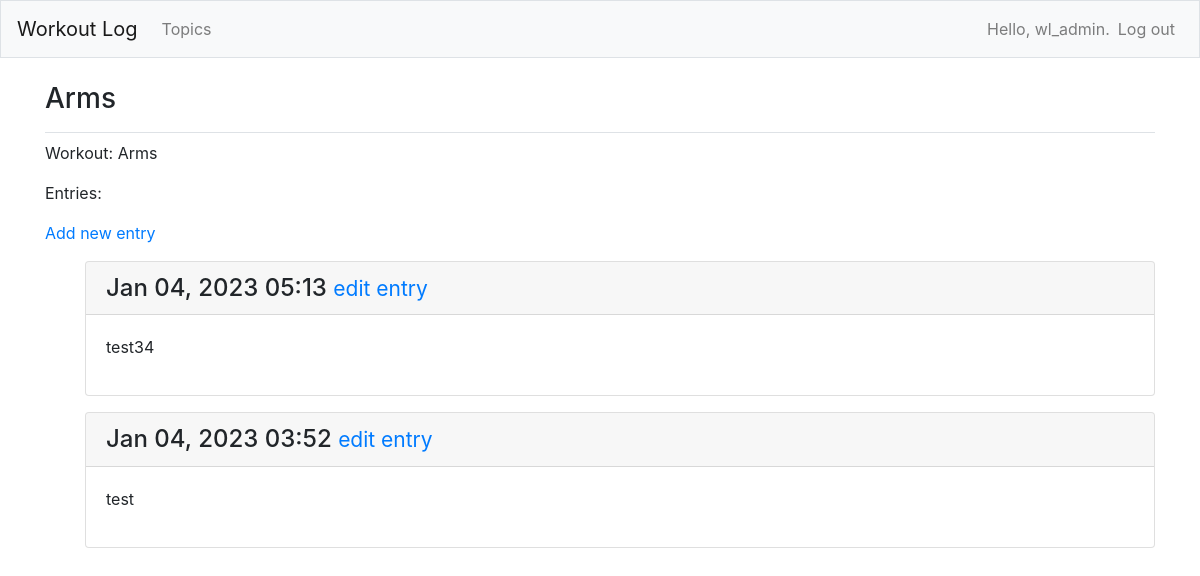
Screenshot of /workouts/3/ (signed in) with the database file from the repository.
### workout_logs/models.py (models this page shows, shortened)
class  Workout(models.Model):
    text = models.CharField(max_length=200)
    date_added = models.DateTimeField(auto_now_add=True)
    owner = models.ForeignKey(User, on_delete=models.CASCADE) #established a relationship between user and and model using a foreign key,
    def __str__(self):
        return self.text

class Entry(models.Model):
    workout = models.ForeignKey(Workout, on_delete=models.CASCADE)
    text = models.TextField()#null=True)
    date_added = models.DateTimeField(auto_now_add=True)
    class Meta:
        verbose_name_plural = 'entries'

### workout_logs/views.py (the view)
# urls.py: path('workouts/<int:workout_id>/', views.workout, name = "workout"),
@login_required
def workout(request, workout_id):
    workout = Workout.objects.get(id=workout_id)#, null=True)
    if workout.owner != request.user:
        raise Http404
    entries = workout.entry_set.order_by('-date_added')
    context = {'workout': workout, 'entries': entries}
    return render(request, 'workout_logs/workout.html', context)

### workout_logs/templates/workout_logs/workout.html
{% extends 'workout_logs/base.html' %}
{% block page_header %}
  <h3>{{ workout }}</h3>
{% endblock page_header %}
{% block content %}
  <p>Workout: {{ workout}}</p>
  <p>Entries:</p>
  <p>
    <a href="{% url 'workout_logs:new_entry' workout.id %}">Add new entry</a>
  </p>
  <ul>
  {% for entry in entries %}
  <div class="card mb-3">
    <h4 class="card-header">
      {{ entry.date_added|date:'M d, Y H:i' }}
      <small><a href="{% url 'workout_logs:edit_entry' entry.id %}">
          edit entry</a></small>
    </h4>
    <div class="card-body">
      {{ entry.text|linebreaks }}
    </div>
  </div>
  {% empty %}
     <p> There are no entries for this workout yet.</p>
  {% endfor %}
  </ul>
{% endblock content %}

### workout_logs/templates/workout_logs/base.html (shortened to what this page needs)
{% load bootstrap4 %}
<!doctype html>
<html lang="en">
<head>
  {% bootstrap_css %}
</head>
<body>
  <nav class="navbar navbar-expand-md navbar-light bg-light mb-4 border">
    <a class="navbar-brand" href="{% url 'workout_logs:index'%}">
        Workout Log</a>
    <div class="collapse navbar-collapse" id="navbarCollapse">
      <ul class="navbar-nav mr-auto">
        <li class="nav-item">
          <a class="nav-link" href="{% url 'workout_logs:workouts'%}">
              Topics</a></li>
      </ul>
      <ul class="navbar-nav ml-auto">
        {% if user.is_authenticated %}
          <li class="nav-item">
            <span class="navbar-text">Hello, {{ user.username }}.</span>
          </li>
          <li class="nav-item">
            <a class="nav-link" href="{% url 'users:logout' %}">Log out</a>
          </li>
        {% else %}
          <li class="nav-item">
            <a class="nav-link" href="{% url 'users:register' %}">Register</a>
          </li>
          <li class="nav-item">
            <a class="nav-link" href="{% url 'users:login' %}">Log in</a></li>
        {% endif %}
      </ul>
    </div>
  </nav>
  <main role="main" class="container">
    <div class="pb-2 mb-2 border-bottom">
      {% block page_header %}{% endblock page_header %}
    </div>
    <div>
      {% block content %}{% endblock content %}
    </div>
  </main>
</body>
</html>

### rows the page displays
Workout: text "Arms"
Entry: date_added "Jan 04, 2023 05:13", text "test34"
Entry: date_added "Jan 04, 2023 03:52", text "test"

### other values shown
{{ user.username }} "wl_admin"
